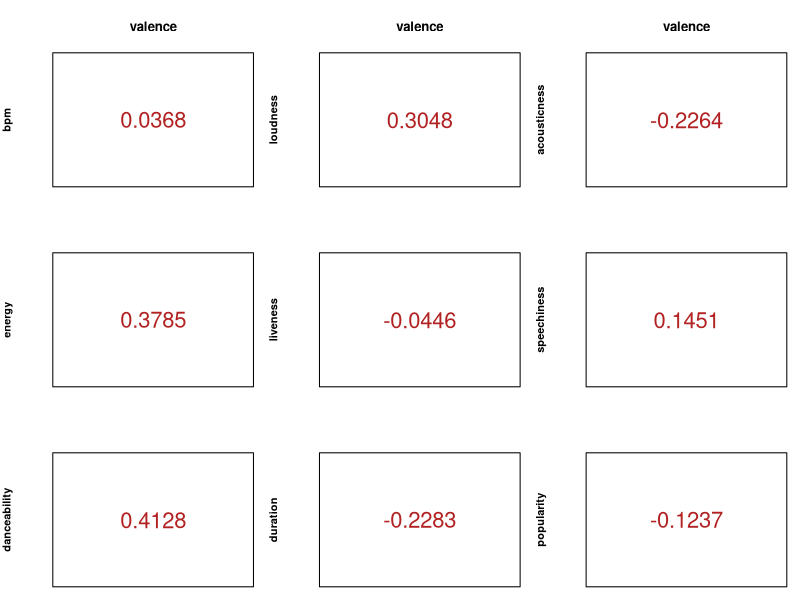
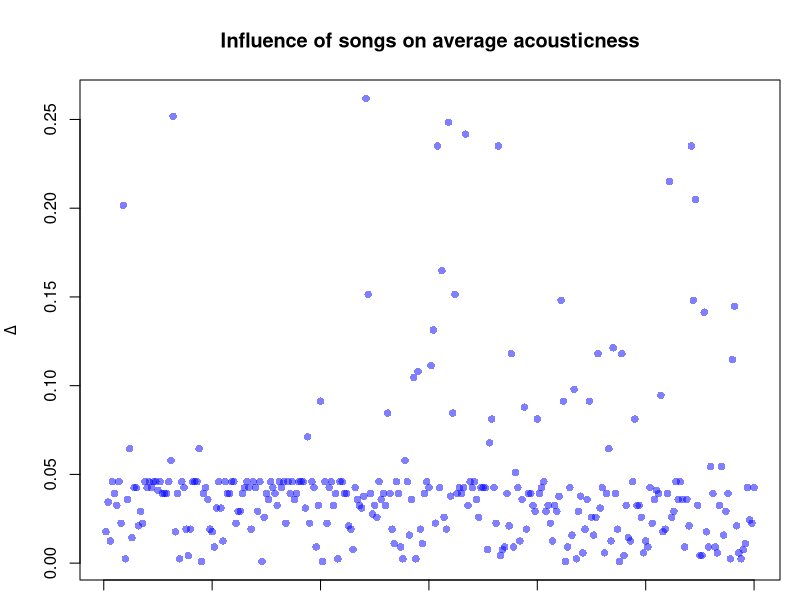
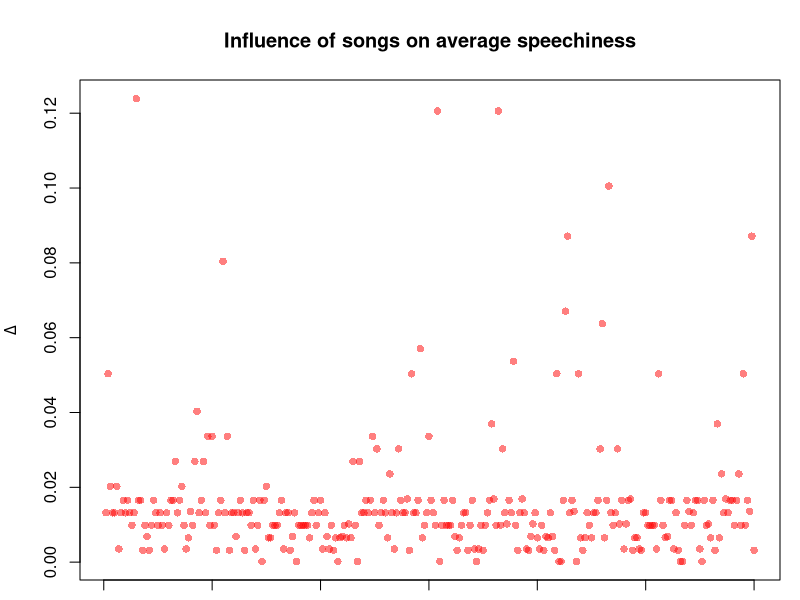

Generate these figures, in order, with R:
## ---- chunk 1
data <- read.csv("spotify.csv", header = TRUE)
library(kableExtra)
plot_corr <- function(x, y) {
  plot(0, 0,
       main = "",
       xlab = "",
       ylab = "",
       xaxt = "n",
       yaxt = "n",
       col = "white")
  text(x = 0, y = 0,
       labels = paste(round(cor(x, y), 4)),
       col = "firebrick",
       cex = 2)
}

par(mfcol = c(3, 3), mar = c(1, 4, 4, 1))

plot_corr(data$valence, data$bpm)
title(ylab = "bpm", font.lab = 2)
title(main="valence", font=2)
plot_corr(data$valence, data$energy)
title(ylab = "energy", font.lab = 2)
plot_corr(data$valence, data$danceability)
title(ylab = "danceability", font.lab = 2)
plot_corr(data$valence, data$loudness)
title(ylab = "loudness", font.lab = 2)
title(main="valence", font=2)
plot_corr(data$valence, data$liveness)
title(ylab = "liveness", font.lab = 2)
plot_corr(data$valence, data$duration)
title(ylab = "duration", font.lab = 2)
plot_corr(data$valence, data$acousticness)
title(ylab = "acousticness", font.lab = 2)
title(main="valence", font=2)
plot_corr(data$valence, data$speechiness)
title(ylab = "speechiness", font.lab = 2)
plot_corr(data$valence, data$popularity)
title(ylab = "popularity", font.lab = 2)
## ---- chunk 2
order_valence <- order(data$valence, decreasing=TRUE)
# Table
kable_styling(kable(data[order_valence, ][1:5, c("title", "artist", "year","valence")]))
## ---- chunk 3
highest_danceability <- which.max(data$danceability)
lowest_danceability <- which.min(data$danceability)
# Table
kable_styling(kable(data[c(lowest_danceability,highest_danceability), ][c("title","artist","year","danceability")]))
## ---- chunk 4
par(mfcol = c(1,1))
diff <- abs(data$acousticness - mean(data$acousticness))
Delta <- diff/(length(data$acousticness)-1)
plot(Delta, 
     main ="Influence of songs on average acousticness",
     ylab = bquote(Delta),
     pch = 16,
     col = adjustcolor("blue", alpha.f=0.5))
# Maximum influence on acousticness
kable_styling(kable(data[c(which.max(Delta), which.max(data$acousticness)), c("title", "artist", "acousticness")]))
## ---- chunk 5
par(mfcol = c(1,1))
diff <- abs(data$speechiness - mean(data$speechiness))
Delta <- diff/(length(data$speechiness)-1)
plot(Delta, 
     main ="Influence of songs on average speechiness",
     ylab = bquote(Delta),
     pch = 16,
     col = adjustcolor("red", alpha.f=0.5))
# Maximum influence on speechiness
kable_styling(kable(data[c(which.max(Delta), which.max(data$speechiness)), c("title", "artist", "speechiness")]))
## ---- chunk 6
# Artists that have appeared in the Billboard Top 30 Four Times 
top_artists <- names(which(table(data$artist) == 4))
num_appears <- rep(0, length(top_artists))
artist_pop <- rep(0, length(top_artists))
for (i in 1:length(top_artists)) {
  artist_match <- data$artist == top_artists[i]
  song_pop <- data[artist_match, ]$valence
  num_appears[i] <- length(song_pop)
  artist_pop[i] <- round(mean(song_pop))
}
